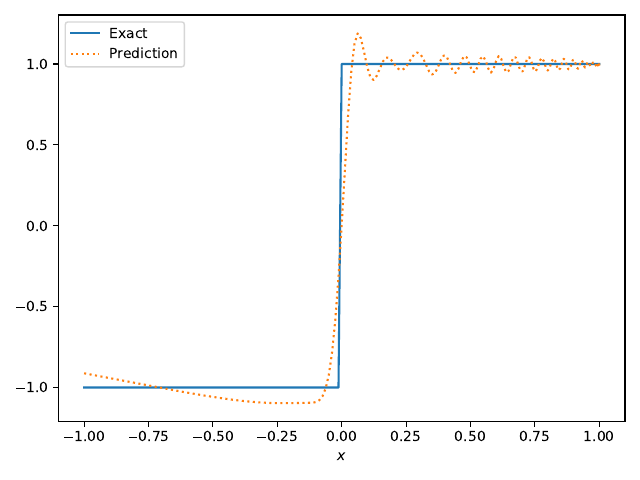

This figure's Python source:
import time

import equinox as eqx
import fire
import jax
import jax.numpy as jnp
import jax.random as jr
import jaxopt
import matplotlib.pyplot as plt
import numpy as np
import optax
import orthax.chebyshev as cheb

from src._networks import Filter1d, MultiLayerPerceptron

jax.config.update("jax_enable_x64", True)
print(f"Precision: {jnp.array(1.0).dtype}")


class FilteredMLP1d(eqx.Module):
    mlp: MultiLayerPerceptron
    filter: Filter1d

    def __init__(self, *, key):
        self.mlp = MultiLayerPerceptron("scalar", 64, 2, "scalar", key=key)
        self.filter = Filter1d(mu=0.0, tau=1.0)

    def __call__(self, x):
        return self.filter(x) * self.mlp(x)


net = FilteredMLP1d(key=jr.key(7777))


def f(x):
    return np.sign(x)


N = 127

# empricial function
xx = cheb.chebpts2(N + 1)
ff = f(xx)

# coefficient domain
zz = np.linspace(0, 1, N + 1)


def pred(net, xx=xx):
    ff_pred_hat = jax.vmap(net)(zz)
    ff_pred = cheb.chebval(xx, ff_pred_hat)
    return ff_pred


# loss
def loss(net):
    ff_pred = pred(net)
    return ((ff_pred - ff) ** 2).mean()


# optimization
maxiter = 100000

print("adam..")
opt = jaxopt.OptaxSolver(
    loss, optax.adam(optax.cosine_decay_schedule(1e-3, maxiter)), maxiter=maxiter
)
tic = time.time()
net, state = opt.run(net)
toc = time.time()
print(f"Done! Elapsed time: {toc - tic:.2f}, Final Loss: {state.value:.3e}")


print("lbfgs..")
opt = jaxopt.LBFGS(loss, maxiter=maxiter, tol=1e-13)
tic = time.time()
net, state = opt.run(net)
toc = time.time()
print(f"Done! Elapsed time: {toc - tic:.2f}, Final Loss: {state.value:.3e}")

# error
xx_test = cheb.chebpts2(2 * N + 1)
ff_test = f(xx_test)
ff_pred = pred(net, xx_test)

print(f"Relative L2: {np.linalg.norm(ff_pred - ff_test) / np.linalg.norm(ff_test)}")
print(f"mu: {net.filter.mu}, tau: {net.filter.tau}")

plt.plot(xx_test, ff_test, label="Exact")
plt.plot(xx_test, ff_pred, ":", label="Prediction")
plt.xlabel(r"$x$")
plt.legend()
plt.tight_layout()
plt.savefig("demo1.pdf", dpi=300)
